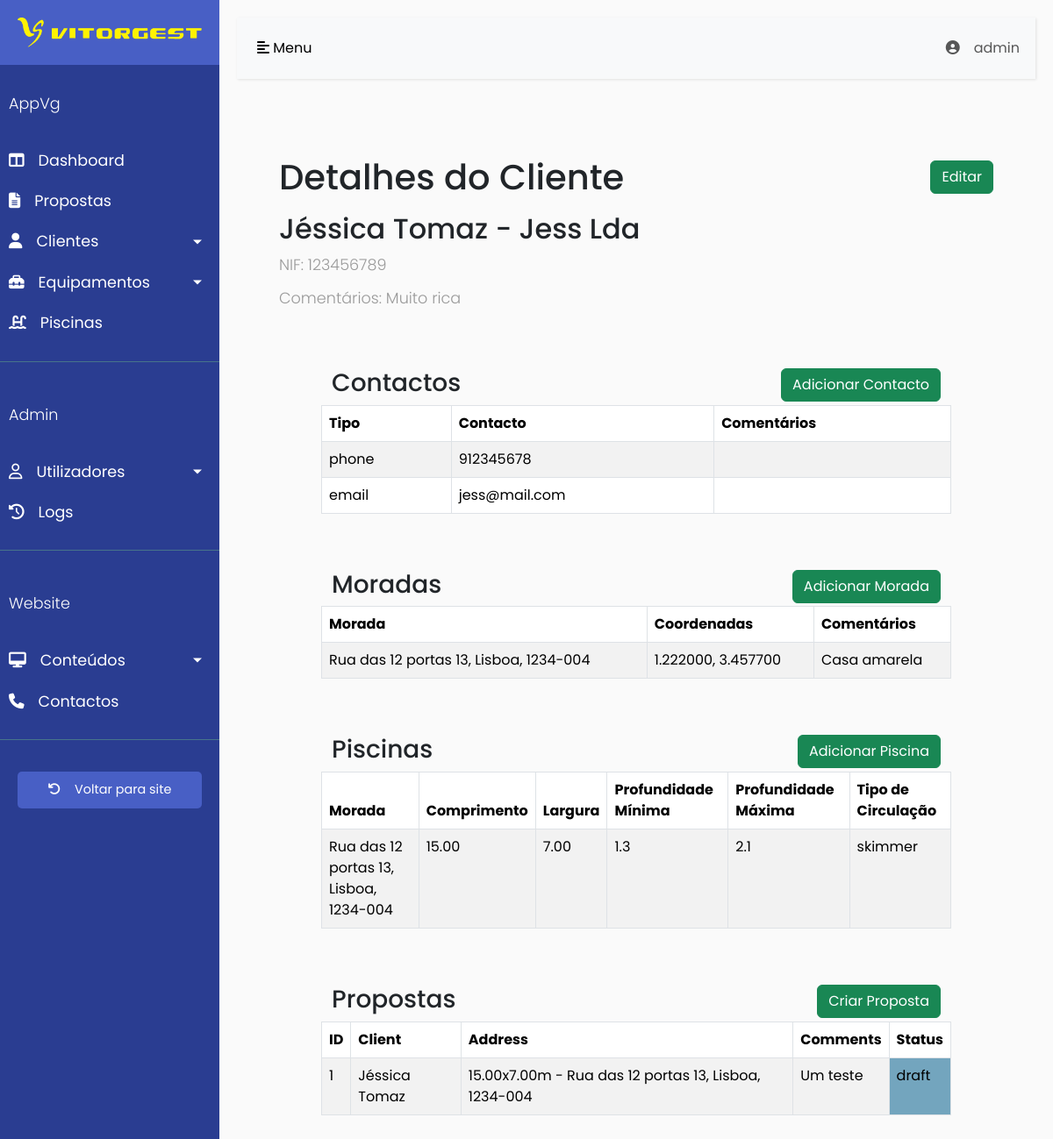
Before: /backoffice/clients/4/ (signed in) with the older database file.
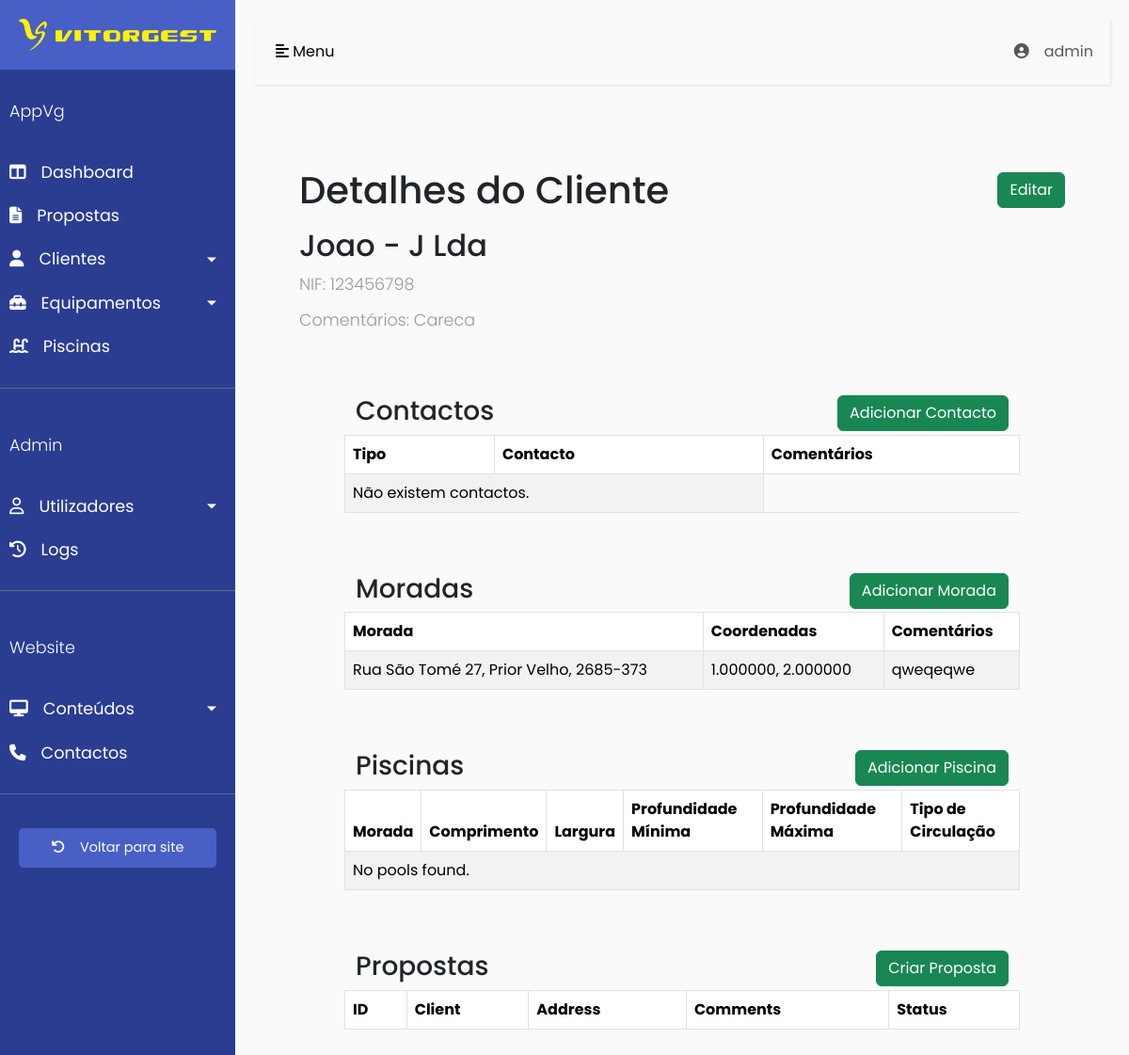
After: the same page with the newer database file.
### backoffice/models/client.py (models this page shows, shortened)
class Client(models.Model):
    client = models.IntegerField()
    name = models.CharField(max_length=100)
    fiscal_name = models.CharField(max_length=100)
    tax_number = models.CharField(max_length=20)
    notes = models.TextField(null=True, blank=True)
    def __str__(self):
        return self.name

class Contact(models.Model):
    client = models.ForeignKey(Client, on_delete=models.CASCADE)
    type = models.CharField(max_length=20, choices=CONTACT_TYPE, default='phone')
    contact = models.CharField(max_length=20, blank=True)
    notes = models.TextField(null=True, blank=True)

class Address(models.Model):
    client = models.ForeignKey(Client, on_delete=models.CASCADE)
    street = models.CharField(max_length=100)
    number = models.CharField(max_length=10)
    city = models.CharField(max_length=100)
    postal_code = models.CharField(max_length=10)
    coordinate_x = models.DecimalField(max_digits=9, decimal_places=6)
    coordinate_y = models.DecimalField(max_digits=9, decimal_places=6)
    notes = models.TextField(null=True, blank=True)
    def __str__(self):
        return f"{self.street} {self.number}, {self.city}, {self.postal_code}"

### backoffice/models/pool.py (models this page shows, shortened)
class Pool(models.Model):
    address = models.ForeignKey(Address, on_delete=models.CASCADE, related_name='pools')
    length = models.DecimalField(max_digits=5, decimal_places=2)
    width = models.DecimalField(max_digits=5, decimal_places=2)
    min_depth = models.FloatField()
    max_depth = models.FloatField()
    volume = models.FloatField(blank=True, null=True)
    surface_area = models.FloatField(blank=True, null=True)
    circulation_type = models.CharField(max_length=50, choices=CIRCULATION_TYPE, default='skimmer')
    def __str__(self):
        return f"{self.length}x{self.width}m - {self.address}"

### backoffice/models/quotation.py (models this page shows, shortened)
class Quotation(models.Model):
    quotation_id = models.CharField(max_length=20, unique=True, blank=True)
    quotation_type = models.CharField(max_length=20, choices=QUOTATION_TYPE_CHOICES, default='equipment')
    client = models.ForeignKey(Client, on_delete=models.CASCADE)
    client_address = models.CharField(max_length=50, null=True, blank=True)
    client_phone = models.CharField(max_length=50, null=True, blank=True)
    client_email = models.CharField(max_length=50, null=True, blank=True)
    equipments = models.ManyToManyField(Equipment)
    pool = models.ForeignKey(Pool, on_delete=models.SET_NULL, null=True, blank=True)
    date = models.DateField()
    date_created = models.DateTimeField(auto_now_add=True)
    date_updated = models.DateTimeField(auto_now=True)
    greetings = models.TextField()
    extra_recommendations = models.ManyToManyField(Equipment, related_name='extra_recommendations')
    comments = models.TextField()
    labor_rate = models.IntegerField(null=True, blank=True, default=0)
    transportation_fee = models.IntegerField(null=True, blank=True, default=0)
    status = models.CharField(max_length=20, choices=STATUS_CHOICES, default='draft')

### backoffice/views/client_views.py (the view)
# urls.py: path('clients/<int:client_id>/', login_required(client_views.client_details), name='client_details'),
def client_details(request, client_id):
    client = get_object_or_404(Client, id=client_id)
    addresses = client.address_set.all()
    quotations = client.quotation_set.all()
    pools = []
    for address in addresses:
        for pool in address.pools.all():
            pools.append(pool)
    context = {
        'client': client,
        'addresses': addresses,
        'quotations': quotations,
        'pools': pools
    }
    return render(request, 'client/client_details.html', context)

### backoffice/templates/client/client_details.html (shortened to what the changed rows need)
{% extends "base.html" %}
{% block content %}
    <div class="row align-items-center mb-3">
        <div class="col">
            <h1 class="mb-0">Detalhes do Cliente</h1>
        </div>
    </div>
    <div class="row">
        <div class="col">
            <h2>{{ client.name }} - {{ client.fiscal_name }}</h2>
            <p class="mb-2">NIF: {{ client.tax_number }}</p>
            <p>Comentários: {{ client.notes }}</p>
        </div>
    </div>
    <div class="row m-5">
        <table class="table table-striped table-bordered table-hover">
            <thead>
            <tr>
                <th>Tipo</th>
                <th>Contacto</th>
                <th>Comentários</th>
            </tr>
            </thead>
            <tbody>
            {% for contact in client.contact_set.all %}
                <tr>
                    <td>{{ contact.type }}</td>
                    <td>{{ contact.contact }}</td>
                    <td>{{ contact.notes }}</td>
                </tr>
            {% empty %}
                <tr>
                    <td colspan="2">Não existem contactos.</td>
                </tr>
            {% endfor %}
            </tbody>
        </table>
    </div>
    <div class="row m-5">
        <table class="table table-striped table-bordered table-hover">
            <thead>
            <tr>
                <th>Morada</th>
                <th>Coordenadas</th>
                <th>Comentários</th>
            </tr>
            </thead>
            <tbody>
            {% for address in addresses %}
                <tr>
                    <td>{{ address }}</td>
                    <td>{{ address.coordinate_x }}, {{ address.coordinate_y }}</td>
                    <td>{{ address.notes }}</td>
                </tr>
            {% empty %}
                <tr>
                    <td colspan="3">Não existem contactos.</td>
                </tr>
            {% endfor %}
            </tbody>
        </table>
    </div>
    <div class="row m-5">
        <table class="table table-striped table-bordered table-hover">
            <thead>
            <tr>
                <th>Morada</th>
                <th>Comprimento</th>
                <th>Largura</th>
                <th>Profundidade Mínima</th>
                <th>Profundidade Máxima</th>
                <th>Tipo de Circulação</th>
            </tr>
            </thead>
            <tbody>
            {% for pool in pools %}
                <tr>
                    <td>{{ pool.address }}</td>
                    <td>{{ pool.length }}</td>
                    <td>{{ pool.width }}</td>
                    <td>{{ pool.min_depth }}</td>
                    <td>{{ pool.max_depth }}</td>
                    <td>{{ pool.circulation_type }}</td>
                </tr>
            {% empty %}
                <tr>
                    <td colspan="6">No pools found.</td>
                </tr>
            {% endfor %}
            </tbody>
        </table>
    </div>
    <div class="row m-5">
        <table class="table table-striped table-bordered table-hover">
            <thead>
            <tr>
                <th>ID</th>
                <th>Client</th>
                <th>Address</th>
                <th>Comments</th>
                <th>Status</th>
            </tr>
            </thead>
            <tbody>
            {% for quotation in quotations %}
                <tr>
                    <td><a href="{% url 'quotation_details' quotation.id %}">{{ quotation.id }}</a></td>
                    <td>{{ quotation.client }}</td>
                    <td>{{ quotation.pool }}</td>
                    <td>{{ quotation.comments }}</td>
                    {% if quotation.status == "draft" %}
                        <td class="table-cell-blue">{{ quotation.status }}</td>
                    {% elif quotation.status == "sent" %}
                        <td class="table-cell-yellow">{{ quotation.status }}</td>
                    {% elif quotation.status == "approved" %}
                        <td class="table-cell-green">{{ quotation.status }}</td>
                    {% elif quotation.status == "rejected" %}
                        <td class="table-cell-red">{{ quotation.status }}</td>
                    {% endif %}
                </tr>
            {% endfor %}
            </tbody>
        </table>
    </div>
{% endblock %}

Changed rows visible on the page:
removed Contact: type "phone", contact "912345678"
removed Contact: type "email", contact "jess@mail.com"
no longer on this page (row edited): Address: street+number+city "Rua das 12 portas 13, Lisboa, 1234-004", coordinate_x "1.222000", coordinate_y "3.457700", notes "Casa amarela"
no longer on this page (row edited): Pool: address "Rua das 12 portas 13, Lisboa, 1234-004", length "15.00", width "7.00", min_depth "1.3", max_depth "2.1", circulation_type "skimmer"
no longer on this page (row edited): Quotation: id "1", client "Jéssica Tomaz", pool "15.00x7.00m - Rua das 12 portas 13, Lisboa, 1234-004", comments "Um teste", status "draft"
changed Client: name "Jéssica Tomaz" → "Joao"; fiscal_name "Jess Lda" → "J Lda"; tax_number "123456789" → "123456798"; notes "Muito rica" → "Careca"
added Address: street+number+city "Rua São Tomé 27, Prior Velho, 2685-373", coordinate_x "1.000000", coordinate_y "2.000000", notes "qweqeqwe"
Other visible differences:
text now shown: "Não existem contactos. No pools found."
